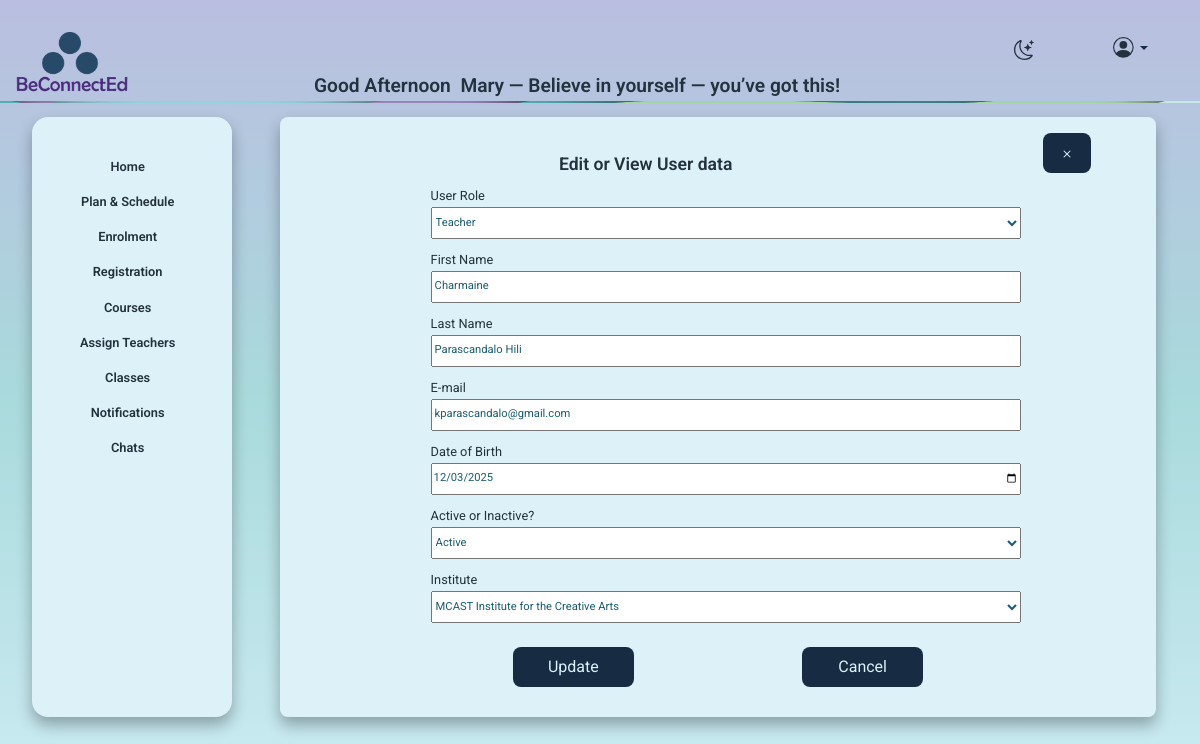
Page /edit-registration.php?user_id=40 (signed in) on the earlier database version.
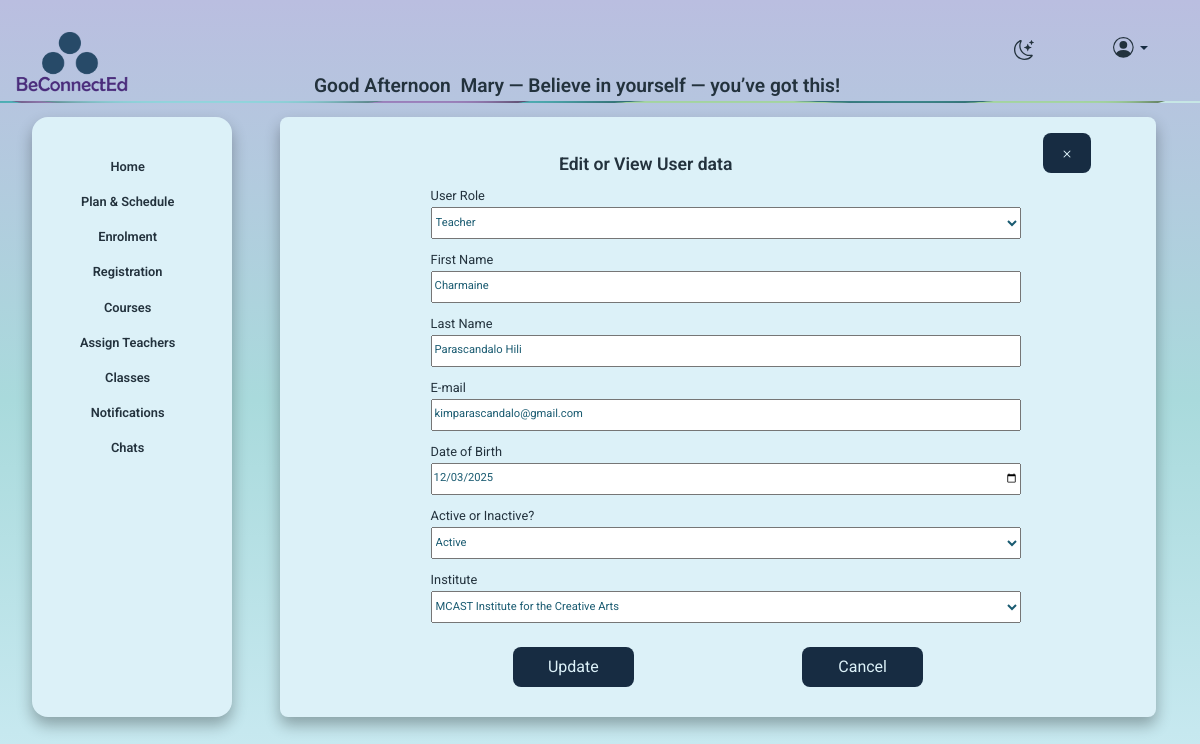
Same page on the later database version.
### tables this page shows
CREATE TABLE `users` (
  `user_id` int(11) NOT NULL,
  `email` varchar(255) DEFAULT NULL,
  `password_hash` varchar(255) DEFAULT NULL,
  `first_name` varchar(255) DEFAULT NULL,
  `last_name` varchar(255) DEFAULT NULL,
  `date_of_birth` date DEFAULT NULL,
  `is_active` tinyint(1) DEFAULT 1,
  `created_at` datetime DEFAULT current_timestamp(),
  `profile_photo` varchar(255) DEFAULT NULL,
  `role_id` int(11) DEFAULT NULL,
  `institute_id` int(11) DEFAULT NULL,
  `is_independent` tinyint(1) NOT NULL,
  `must_change_password` tinyint(1) DEFAULT 1
);

### includes/functions.php (called while the page is built, shortened)
<?PHP
function getUserById($conn, $user_id){
    $sql = "SELECT * FROM users WHERE user_id = ?";
    $stmt = mysqli_stmt_init($conn);
    if(!mysqli_stmt_prepare($stmt, $sql)){
        return false;
    }
    mysqli_stmt_bind_param($stmt, "i", $user_id);
    mysqli_stmt_execute($stmt);
    $result = mysqli_stmt_get_result($stmt);
    $user = mysqli_fetch_assoc($result);
    return $user;
}

### edit-registration.php (the view, shortened to what the changed rows need)
<?php
include "includes/nav.php";
require_once "includes/dbh.php";
require_once "includes/functions.php";
$user = null;
if(isset($_GET["user_id"]) && is_numeric($_GET["user_id"])){
    $user_id = (int)$_GET["user_id"];
    $user = getUserById($conn, $user_id);
}
?>
<div class="container-fluid">
  <div class="row">
  <div class="col-lg-9 col-md-8">
      <div class="row">
        <div class="col-12">
            <div class="form_bg">
              <div class="row">
                <div class="col-10"><h2 class=" form_title">Edit or View User data</h2></div>
</div>
      <div class="row">
 <div class="col-lg-12 col-md-12 col-sm-12 col-xs-12">
          <div>
<?php
if(isset($_GET["user_id"])){
    $selectedFormAction = "includes/edit-user-inc.php?user_id=" . (int)$_GET["user_id"];
} else {
    $selectedFormAction = "includes/new_registration_admin_inc.php";
}
?>
            <form action="<?php echo $selectedFormAction; ?>" method="post">
              <label class="formFields" for="role_id">User Role</label>
              <select class="placeholder_style mb-2" id="role_id" name="role_id" required>
            <option class="input" value="1" <?php echo (($user['role_id'] ?? '') == 1) ? 'selected' : ''; ?>>Teacher</option>
            </select>
             <div class="row">
                    <div class="col">
                      <label class="formFields" for="first_name">First Name</label>
                    <input type="text" name="first_name" id="first_name"
                     value="<?php echo htmlspecialchars($user['first_name'] ?? ''); ?>"
                    placeholder="first name" class="placeholder_style mb-2 " required>
                    </div>
                </div>
                <div class="row">
                    <div class="col">
                      <label class="formFields" for="last_name">Last Name</label>
                        <input type="text" name="last_name" id="last_name"
                        value="<?php echo htmlspecialchars($user['last_name'] ?? ''); ?>"
                        placeholder="last name" class="placeholder_style mb-2" required>
                    </div>
                </div>
                <div class="row">
                    <div class="col">
                      <label class="formFields" for="email">E-mail</label>
                        <input type="email" name="email" id="email"
                         value="<?php echo htmlspecialchars($user['email'] ?? ''); ?>"
                         placeholder="E-mail" class="placeholder_style mb-2" required>
                    </div>
                </div>
                   <div class="row">
                    <div class="col">
                      <label class="formFields" for="date_of_birth">Date of Birth</label>
                        <input type="date" name="date_of_birth" id="date_of_birth"
                         value="<?php echo htmlspecialchars($user['date_of_birth'] ?? ''); ?>"
                         placeholder="date of birth" class="placeholder_style mb-2" required>
                    </div>
                </div>
              <label class="formFields" for="is_active">Active or Inactive?</label>
              <select  class="placeholder_style mb-2" id="is_active" name="is_active" required>
              <option class="input" value="1" <?php echo (($user['is_active'] ?? '') == 1) ? 'selected' : ''; ?>>Active</option>
              </select>
              <label class="formFields" for="institute_id">Institute</label>
              <select  class="placeholder_style mb-2" id="institute_id" name="institute_id" required>
              <option class="input" value="1" <?php echo (($user['institute_id'] ?? '') == 1) ? 'selected' : ''; ?>>MCAST Institute for the Creative Arts</option>
              </select>
             <div class="row d-flex ">
              <div class="col-lg-3"></div>
                    <div class="col-lg-2">
                    </div>
                    <div class="col-lg-2"></div>
                    <div class="col-lg-2">
                    </div>
                        <div class="col-lg-3"></div>
                </div>
            </form>
          </div>
        </div>
               </div>
          </div>
          </div>
          </div>
      </div>
  </div>
</div>

Differences in the rows shown:
changed users "Teacher": email "kparascandalo@gmail.com" → "kimparascandalo@gmail.com"
